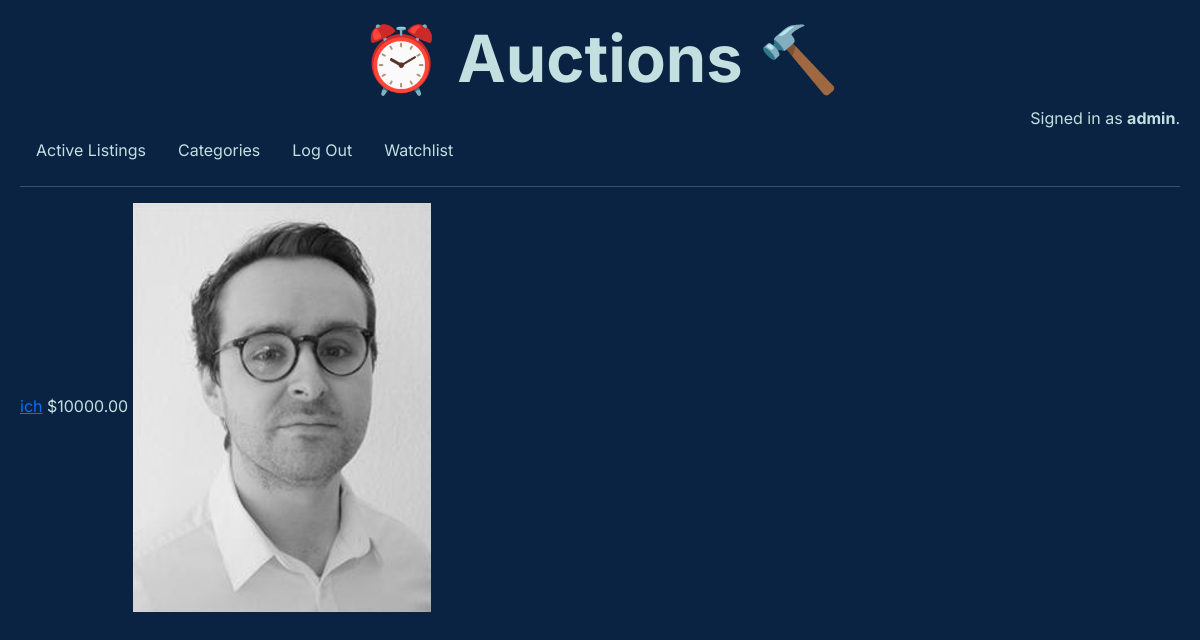
Screenshot of /watchlist (signed in) with the database file from the repository.
### auctions/models.py (models this page shows, shortened)
class User(AbstractUser):
    pass

class Watchlist(models.Model):
    auction = models.ForeignKey(Listing, on_delete=models.CASCADE, related_name="watchlists")
    user = models.ForeignKey(User, on_delete=models.CASCADE, related_name="watchlists")

class Listing(models.Model):
    item_name = models.CharField(max_length=128)
    item_description = models.TextField()
    starting_price = models.DecimalField(decimal_places=2, max_digits=8, validators=[MinValueValidator(0.01)])
    image = models.ImageField(upload_to="", blank=True, default="noimage.svg.png")
    image_url = models.URLField(blank=True)
    category = models.ForeignKey(Category, on_delete=models.CASCADE, related_name="listings")
    user = models.ForeignKey(User, on_delete=models.CASCADE, related_name="listings")
    active = models.BooleanField(default=True)

### auctions/views.py (the view)
# urls.py: path("watchlist", views.watchlist, name="watchlist"),
def watchlist(request):
    user = request.user
    auctions = Watchlist.objects.all().filter(user=user)
    return render(
        request, "auctions/watchlist.html", {"user": user, "auctions": auctions}
    )

### auctions/templates/auctions/watchlist.html (shortened to what this page needs)
{% extends "auctions/layout.html" %}
{% block body %}
    {% for auction in auctions %}
    <a href="/auction/{{ auction.auction.pk }}">{{ auction.auction.item_name }}</a>
    ${{ auction.auction.starting_price }}
<img src="{{auction.auction.image.url}}" alt="">
    {% endfor %}
{% endblock %}

### auctions/templates/auctions/layout.html (shortened to what this page needs)
{% load static %}
<!DOCTYPE html>
<html lang="en">
    <head>
        <link href="https://cdn.jsdelivr.net/npm/bootstrap@5.2.1/dist/css/bootstrap.min.css" rel="stylesheet">
        <link href="{% static 'auctions/styles.css' %}" rel="stylesheet">
    </head>
    <body>
        <h1>⏰ Auctions 🔨</h1>
        <div class="signed-text">
            {% if user.is_authenticated %}
                Signed in as <strong>{{ user.username }}</strong>.
            {% else %}
                Not signed in.
            {% endif %}
        </div>
        <ul class="nav">
            <li class="nav-item">
                <a class="nav-link" href="{% url 'index' %}">Active Listings</a>
            </li>
            <li class="nav-item">
                <a class="nav-link" href="{% url 'categories' %}">Categories</a>
            </li>
            {% if user.is_authenticated %}
                <li class="nav-item">
                    <a class="nav-link" href="{% url 'logout' %}">Log Out</a>
                </li>
                <li class="nav-item">
                    <a class="nav-link" href="{% url 'watchlist' %}">Watchlist</a>
                </li>
            {% endif %}
        </ul>
        <hr>
        {% block body %}
        {% endblock %}
    </body>
</html>

### auctions/static/auctions/styles.css (style rules this page uses)
*:where(:not(html, iframe, canvas, img, svg, video, audio):not(svg *, symbol *)) { all: unset; display: revert; }
*, *::before, *::after { box-sizing: border-box; }
a, button { cursor: revert; }
ol, ul, menu { list-style: none; }
img { max-width: 100%; }
::placeholder { color: unset; }
:root { --general-font: "Inter", sans-serif; --title-size: 65px; --font-color: #c3dfe0; }
body { padding: 20px; font-family: var(--general-font); color: var(--font-color); background-color: #0a2342; }
h1 { font-size: var(--title-size); font-weight: 700; text-align: center; }
.nav-link { color: var(--font-color); text-decoration: none; }
.signed-text { text-align: right; }

### rows the page displays
User: username "admin"
Watchlist: auction.item_name "ich", auction.starting_price "10000.00", auction.image (picture)
